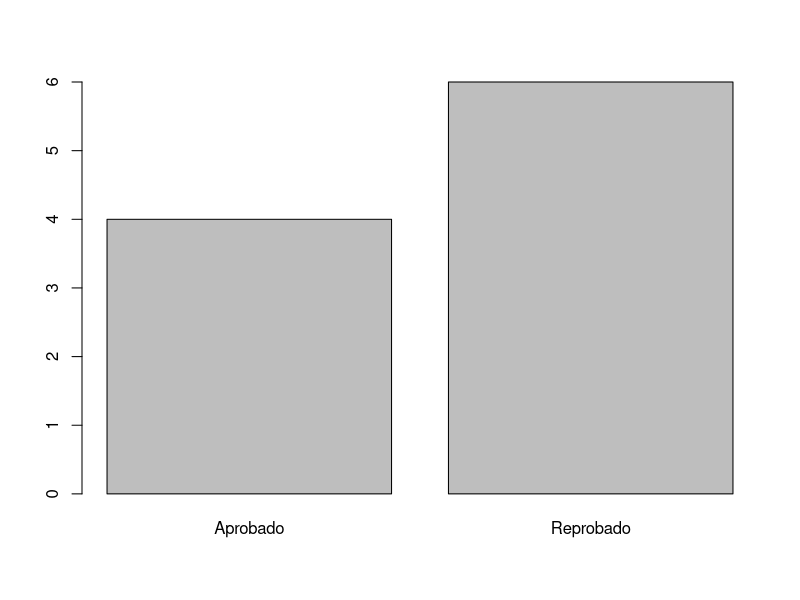

Reproduce this figure in R.
#Tarea 1.

#Punto 1.
 

vec_estudiantes = c("Juan","Maria","Viky","Cris","Bryan","Wal","Rosa","Vic","Jos","Jer")
vec_notas = c(2,4,6,8,10,1,3,5,7,10)

fin = length(vec_estudiantes)
vec_estado = c()

for (i in 1:fin) {
  if(vec_notas[i]>=7) {
    y = "Aprobado"
    vec_estado = c(vec_estado,y)
  } else {
   y = "Reprobado"
   vec_estado = c(vec_estado,y)
  } }
print(vec_estado)

tabla_datos = data.frame(vec_estudiantes,vec_notas,vec_estado)
names(tabla_datos) = c("Nombre","Nota","Status prueba")
print(tabla_datos)
plot(x = as.factor(tabla_datos$`Status prueba`))
#La mayoria de los estudiates reprobaron la prueba

#Punto 2.

